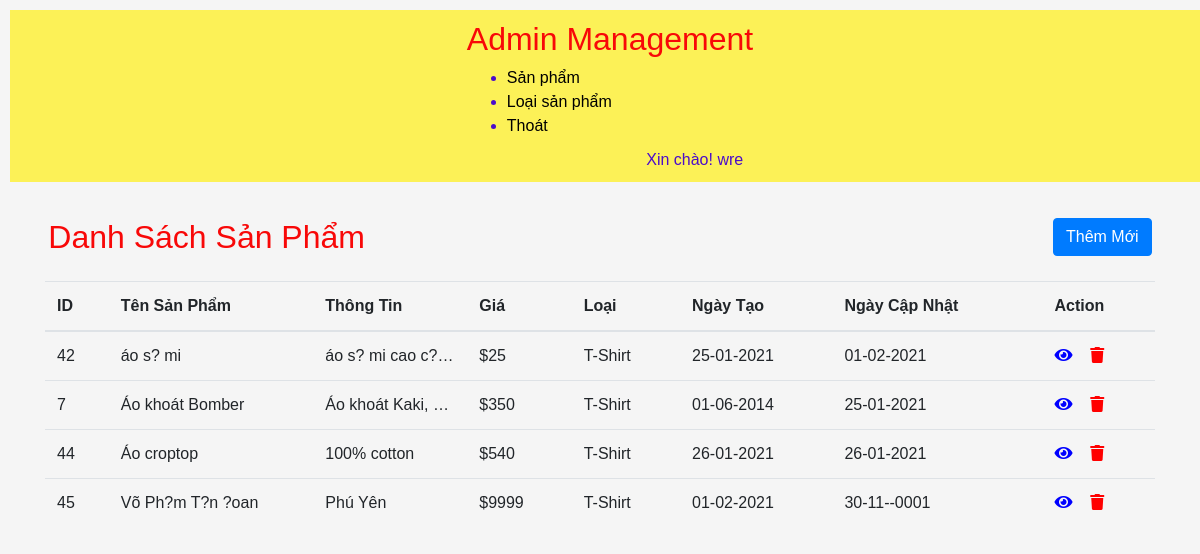
The app's page /crudphp2/index.php (signed in) with its own data.
### tables this page shows
CREATE TABLE `products` (
  `id` int(11) NOT NULL,
  `namepro` varchar(100) NOT NULL,
  `description` text NOT NULL,
  `image` varchar(255) NOT NULL,
  `price` int(11) NOT NULL,
  `category_id` int(11) NOT NULL,
  `created` date NOT NULL,
  `modified` date NOT NULL
);

CREATE TABLE `categories` (
  `id` int(11) NOT NULL,
  `name` varchar(256) NOT NULL,
  `created` datetime NOT NULL,
  `modified` date NOT NULL
);

### crudphp2/database/data.php (called while the page is built, shortened)
<?php
    $db = new database(HOST, DB_USER, DB_PASSWORD, DB_NAME);
    class database {
        public $connection;
        function __construct($host, $db_user, $db_pass, $db_name){
            $this->connection = new mysqli($host, $db_user, $db_pass, $db_name);
        }
        function getData($sql){
            $result = $this->connection->query($sql);
            $data = [];
            if($result->num_rows > 0){
                while($row = $result->fetch_assoc()){
                    $data[] = $row;
                }
            }
            return $data;
        }
    }
?>

### crudphp2/index.php (the view, shortened to what this page needs)
<?php
$fullnamee = $_SESSION['profile']['fullname'];
require_once('./database/data.php');
?>
<!DOCTYPE html>
<html lang="en">
<head>
  <link rel="stylesheet" href="https://maxcdn.bootstrapcdn.com/bootstrap/4.5.2/css/bootstrap.min.css">
  <link rel="stylesheet" href="https://pro.fontawesome.com/releases/v5.10.0/css/all.css" />
  <link rel="stylesheet" href="css/style.css">
</head>
<body>
  <header>
    <div class="container">
      <nav>
        <h2>Admin Management</h2>
        <ul>
          <li><a href="index.php">Sản phẩm</a></li>
          <li><a href="category.php">Loại sản phẩm</a></li>
          <li><a href="./login/logout.php">Thoát</a></li>
          <div class="conten">
            <a style="float:right;margin:10px;text-align: center;">Xin chào! <?php echo $fullnamee; ?></a>
          </div>
        </ul>
      </nav>
    </div>
</header>
  <div class="container">
    <div class="lock">
      <div class="text">
        <h2>Danh Sách Sản Phẩm</h2>
      </div>
      <div class="title">
        <a href="./product/add.php" class="btn btn-primary" style="float:right;">Thêm Mới</a>
      </div>
    </div>
    <table class="table table-hover">
      <thead>
        <tr>
          <th>ID</th>
          <th>Tên Sản Phẩm</th>
          <th>Thông Tin</th>
          <th>Giá</th>
          <th>Loại</th>
          <th>Ngày Tạo</th>
          <th>Ngày Cập Nhật</th>
          <th>Action</th>
        </tr>
      </thead>
      <tbody>
        <?php
        $sqlgetdataproduct = "SELECT p.id, p.namepro, p.description, p.price, c.name, p.created, p.modified
          FROM products AS p
          INNER JOIN categories AS c
          ON p.category_id = c.id;";
        $products = $db->getData($sqlgetdataproduct);
        foreach ($products as $products) {
        ?>
          <tr>
            <td><?php echo $products['id'] ?></td>
            <td><?php echo $products['namepro'] ?></td>
            <td><?php echo $products['description'] ?></td>
            <td><?php $a = $products['price'];
                echo "$" . $a; ?></td>
            <td><?php echo $products['name'] ?></td>
            <td>
              <?php
              $date = date_create($products['created']);
              echo date_format($date, 'd-m-Y');
              ?>
            </td>
            <td>
              <?php
              $date = date_create($products['modified']);
              echo date_format($date, 'd-m-Y');
              ?>
            </td>
            <td>
              <a href="./product/read.php?id=<?php echo $products['id']; ?>" style="color:blue">
                <i class="fa fa-eye" aria-hidden="true"></i></a>&nbsp
              <a href="./product/delete.php?id=<?php echo $products['id']; ?>" style="color:red" onclick="return confirm('Are you sure want to delete <?php echo $products['namepro'] ?>')">
                <i class="fa fa-trash" aria-hidden="true"></i>
              </a>
            </td>
          </tr>
        <?php } ?>
      </tbody>
    </table>
  </div>
</body>
</html>

### crudphp2/css/style.css (style rules this page uses)
body { margin: 0; padding: 0; background: whitesmoke; color: #4b0cca; font-family: "Avenir Next", "Avenir", sans-serif; }
header { background: #fcf157; width: 100%; margin: 10px; }
.conten a { margin: 10px; text-align: right; }
td { max-width: 100px; overflow: hidden; text-overflow: ellipsis; white-space: nowrap; }
.container { margin: 10px auto; padding-top: 10px; display: flex; align-items: center; justify-content: center; flex-direction: column; }
.lock { display: flex; padding: 1rem 0; }
.title { margin-left:43rem; }
.container h2 { display: block; color: rgb(248, 8, 8); }
.container li a { color: #000; }

### records on screen
products: id "42", namepro "áo s? mi", description "áo s? mi cao c?…", price "25", category.name "T-Shirt", created "25-01-2021", modified "01-02-2021"
products: id "7", namepro "Áo khoát Bomber", description "Áo khoát Kaki,…", price "350", category.name "T-Shirt", created "01-06-2014", modified "25-01-2021"
products: id "44", namepro "Áo croptop", description "100% cotton", price "540", category.name "T-Shirt", created "26-01-2021", modified "26-01-2021"
products: id "45", namepro "Võ Ph?m T?n ?oan", description "Phú Yên", price "9999", category.name "T-Shirt", created "01-02-2021", modified "30-11--0001"

### other values on screen
$fullnamee "wre"
